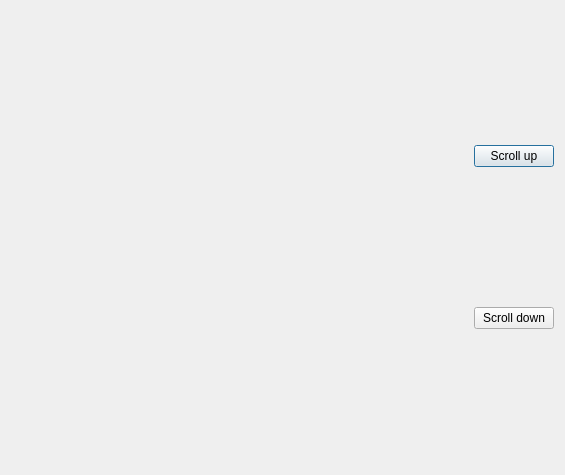
<?xml version="1.0" encoding="UTF-8"?>
<ui version="4.0">
 <class>Dialog</class>
 <widget class="QDialog" name="Dialog">
  <property name="geometry">
   <rect>
    <x>0</x>
    <y>0</y>
    <width>565</width>
    <height>475</height>
   </rect>
  </property>
  <property name="windowTitle">
   <string>Dialog</string>
  </property>
  <layout class="QVBoxLayout" name="main_Layout">
   <item>
    <layout class="QHBoxLayout" name="horizontalLayout_10">
     <item>
      <spacer name="horizontalSpacer_15">
       <property name="orientation">
        <enum>Qt::Horizontal</enum>
       </property>
       <property name="sizeHint" stdset="0">
        <size>
         <width>40</width>
         <height>20</height>
        </size>
       </property>
      </spacer>
     </item>
     <item>
      <widget class="QPushButton" name="btn_scroll_up">
       <property name="text">
        <string>Scroll up</string>
       </property>
      </widget>
     </item>
    </layout>
   </item>
   <item>
    <layout class="QHBoxLayout" name="horizontalLayout_7">
     <item>
      <spacer name="horizontalSpacer_14">
       <property name="orientation">
        <enum>Qt::Horizontal</enum>
       </property>
       <property name="sizeHint" stdset="0">
        <size>
         <width>40</width>
         <height>20</height>
        </size>
       </property>
      </spacer>
     </item>
     <item>
      <widget class="QPushButton" name="btn_scroll_down">
       <property name="text">
        <string>Scroll down</string>
       </property>
      </widget>
     </item>
    </layout>
   </item>
  </layout>
 </widget>
 <resources/>
 <connections/>
</ui>
